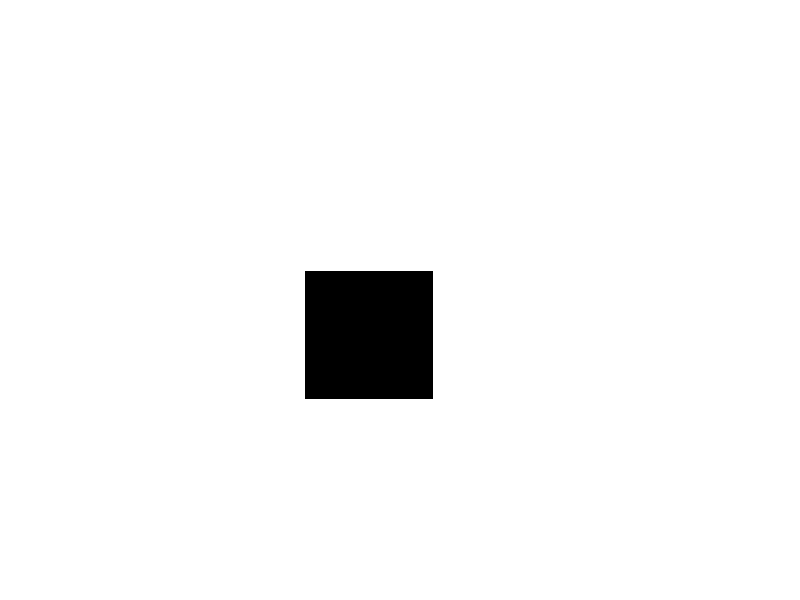

MATLAB code for this plot: (Note: this script raises an error after producing the figure.)
% draw the overlap under controlled region with different sampling rate
clear, close all,
% nrow = 128; ncol = 152;
nrow = 65; ncol = 77;
halfrow = floor(nrow/2); halfcol = floor(ncol/2);
midpoint = [halfrow+1, halfcol+1];
J = ones(nrow,ncol);
% J = zeros(nrow,ncol);
samplingRateList = [0.05, 0.1, 0.25];
for i = 1:3
    samplingRate = samplingRateList(i);
    numofTraining = floor(nrow * ncol * samplingRate);
    temp = round(sqrt(numofTraining));
    width = round(temp/2)*2+1;
    height = width;
    indexWidth = [midpoint(1)-floor(width/2) : midpoint(1) + floor(width/2)];
    indexHight = [midpoint(2)-floor(height/2) : midpoint(2)+floor(height/2)];
    T_region = J;
    T_region(round(indexHight),round(indexWidth)) = 0;
%     T_region(indexHight,indexWidth) = 1;
    h = figure; 
    imshow(T_region); % check the training samples 
    Position = [200 0 1200 900];
    set(h,'Position', Position);
    figname = ['Jresults/', 'demo_region', num2str(samplingRate*100), '.fig'];
    savefig(figname);
    hgload(figname);
    setImage('C:\Users\s2882161\Google Drive\working\TGRS2015\respons_letter\images')
    
    % filter 
    filter = fspecial('gaussian', [15, 15], 5);
%     filter = fspecial('average', [21, 21]);
    ST_region = imfilter(T_region, filter, 'replicate');

    h = figure; 
    imshow(ST_region);
    Position = [200 0 1200 900];
    set(gcf,'Position', Position);
    hold on,
    rectangle('Position',[midpoint(1)-floor(width/2), midpoint(2)- ...
        floor(height/2), width-1, height-1], 'LineWidth', 2, 'LineStyle','--');
    figname = ['Jresults/', 'demo_region', num2str(samplingRate*100), '_filter.fig'];
    savefig(figname);
    hgload(figname);
    setImage('C:\Users\s2882161\Google Drive\working\TGRS2015\respons_letter\images')
end